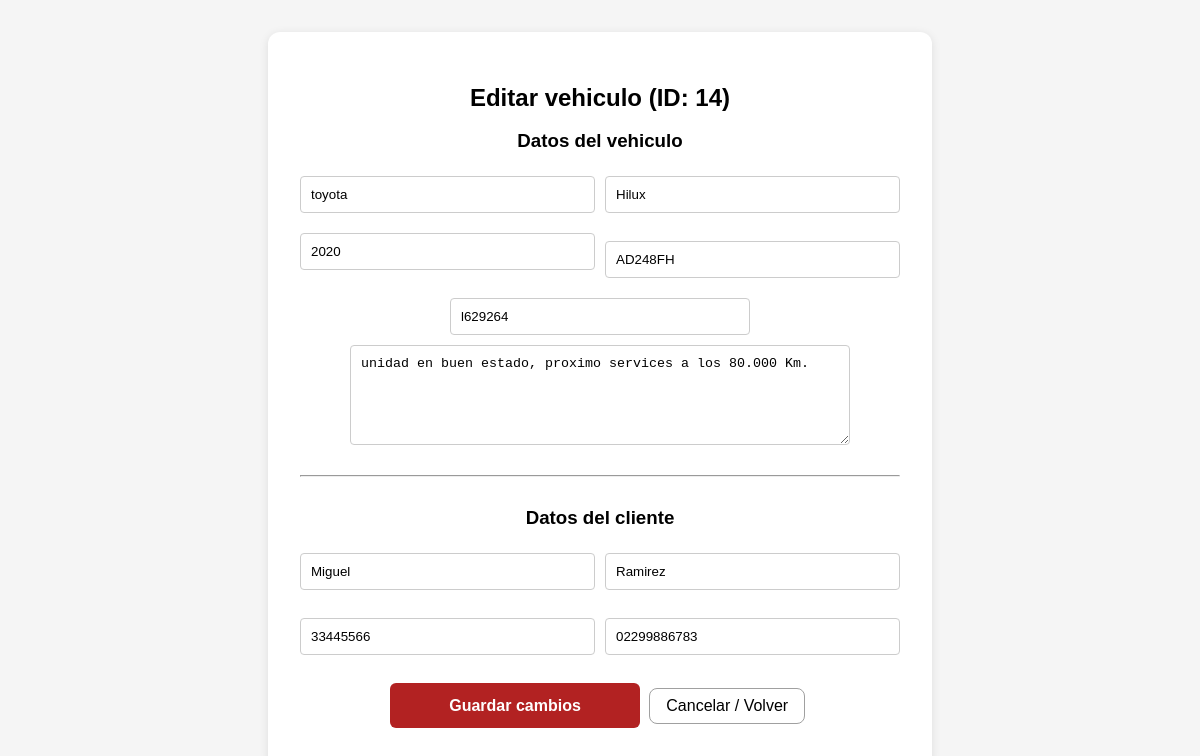
Screenshot of /vehiculos/editar_vehiculo.php?id=14 (signed in) with the database file from the repository.
### tables this page shows
CREATE TABLE `vehiculos` (
  `id` int(11) NOT NULL,
  `marca` varchar(20) NOT NULL,
  `modelo` varchar(100) NOT NULL,
  `dominio` varchar(20) DEFAULT NULL,
  `anio` year(4) NOT NULL,
  `chasis` varchar(50) NOT NULL,
  `descripcion` text DEFAULT NULL,
  `cliente_id` int(11) DEFAULT NULL,
  `vendedor_id` int(11) NOT NULL
);

CREATE TABLE `clientes` (
  `id` int(11) NOT NULL,
  `dni` varchar(20) NOT NULL,
  `nombre` varchar(100) NOT NULL,
  `apellido` varchar(100) NOT NULL,
  `tel` varchar(30) DEFAULT NULL
);

### vehiculos/editar_vehiculo.php (the view, shortened to what this page needs)
<?php
require __DIR__ . '/../includes/db.php';
$id_vehiculo = $_GET['id'] ?? null;
$sql_select = "
    SELECT
        v.*,
        c.nombre AS cliente_nombre, c.apellido AS cliente_apellido, c.dni AS cliente_dni, c.tel AS cliente_tel, c.id AS cliente_id
    FROM vehiculos v
    JOIN clientes c ON v.cliente_id = c.id
    WHERE v.id = ?
";
$stmt = $conn->prepare($sql_select);
$stmt->execute([$id_vehiculo]);
$vehiculo_data = $stmt->fetch(PDO::FETCH_ASSOC);
?>
<!DOCTYPE html>
<html lang="es">
<head>
    <link rel="stylesheet" href="../css/style.css">
</head>
<body>
    <div class="container">
        <div class="card form-centered">
            <h2>Editar vehiculo (ID: <?= $id_vehiculo ?>)</h2>
            <form method="post" class="form">
                <h3>Datos del vehiculo</h3>
                <div class="form-group-inline">
                    <div class="form-half">
                        <input type="text" name="marca" placeholder="Marca" value="<?= htmlspecialchars($vehiculo_data['marca'] ?? '') ?>" required>
                    </div>
                    <div class="form-half">
                        <input type="text" name="modelo" placeholder="Modelo" value="<?= htmlspecialchars($vehiculo_data['modelo'] ?? '') ?>" required>
                    </div>
                </div>
                <div class="form-group-inline">
                    <div class="form-half">
                        <input type="number" name="anio" placeholder="Año" value="<?= htmlspecialchars($vehiculo_data['anio'] ?? '') ?>" required min="1900" max="<?= date('Y') + 1 ?>">
                    </div>
                    <div class="form-half">
                        <input type="text" name="dominio" placeholder="Dominio (Patente)" value="<?= htmlspecialchars($vehiculo_data['dominio'] ?? '') ?>" required>
                    </div>
                </div>
                <input type="text" name="chasis" placeholder="Numero de chasis (VIN)" value="<?= htmlspecialchars($vehiculo_data['chasis'] ?? '') ?>">
                <textarea name="descripcion" placeholder="Observaciones" rows="4"><?= htmlspecialchars($vehiculo_data['descripcion'] ?? '') ?></textarea>
                <hr style="margin: 30px 0;">
                <h3>Datos del cliente</h3>
                <div class="form-group-inline">
                    <div class="form-half">
                        <input type="text" name="cliente_nombre" placeholder="Nombre cliente" value="<?= htmlspecialchars($vehiculo_data['cliente_nombre'] ?? '') ?>" required>
                    </div>
                    <div class="form-half">
                        <input type="text" name="cliente_apellido" placeholder="Apellido cliente" value="<?= htmlspecialchars($vehiculo_data['cliente_apellido'] ?? '') ?>" required>
                    </div>
                </div>
                <div class="form-group-inline">
                    <div class="form-half">
                        <input type="text" name="cliente_dni" placeholder="DNI (obligatorio)" value="<?= htmlspecialchars($vehiculo_data['cliente_dni'] ?? '') ?>" required>
                    </div>
                    <div class="form-half">
                        <input type="text" name="cliente_tel" placeholder="Telefono" value="<?= htmlspecialchars($vehiculo_data['cliente_tel'] ?? '') ?>">
                    </div>
                </div>
                <button type="submit" class="btn primary">Guardar cambios</button>
                <a href="../index.php" class="btn link">Cancelar / Volver</a>
            </form>
        </div>
    </div>
</body>
</html>

### css/style.css (style rules this page uses)
body { font-family: Arial, sans-serif; background-color: #f5f5f5; margin: 0; padding: 0; }
.container { display: flex; justify-content: center; align-items: center; min-height: 100vh; }
.card { background: #fff; padding: 2rem; border-radius: 12px; box-shadow: 0 2px 10px rgba(0,0,0,0.1); max-width: 900px; width: 100%; }
h2, h3 { color: #000000; margin-bottom: 1rem; text-align: center; }
.form input[type="text"], .form input[type="password"], .form select { max-width: 300px; margin: 0.5rem auto; display: block; padding: 0.6rem; border: 1px solid #a0a0a0; border-radius: 8px; }
.form textarea { width: 100%; max-width: 500px; height: 100px; margin: 0.5rem auto; display: block; padding: 0.6rem; border: 1px solid #a0a0a0; border-radius: 8px; }
.form-centered { max-width: 500px; margin: 0 auto; text-align: center; }
.btn { border-radius: 8px; text-decoration: none; text-align: center; cursor: pointer; padding: 0.5rem 1rem; margin: 0.3rem; display: inline-block; }
.btn.primary { background: #b22222; color: #fff; display: inline-block; width: 100%; max-width: 250px; margin: 0.5rem auto; text-align: center; height: 45px; line-height: 45px; padding: 0; border-radius: 6px; font-size: 1rem; font-weight: bold; border: #000; cursor: pointer; }
.btn.link { background: none; color: #000; border: 1px solid #a0a0a0; }
.btn.primary { background: #b22222; color: #fff; display: inline-block; min-width: 160px; margin: 0.5rem auto; }

### vehiculos/editar_vehiculo.php (style rules this page uses)
.form-group-inline { display: flex; gap: 10px; margin-bottom: 10px; }
.form-half { flex: 1; min-width: 0; }
.form-half input, .form-half textarea, .form input:not([type="submit"]):not([type="button"]), .form textarea { width: 100%; box-sizing: border-box; padding: 10px; margin-bottom: 10px; border: 1px solid #ccc; border-radius: 4px; }
.form-centered { max-width: 600px; margin: 0 auto; }

### rows the page displays
vehiculos: marca "toyota", modelo "Hilux", anio "2020", dominio "AD248FH", chasis "l629264", descripcion "unidad en buen estado, proximo services a los 80.000 Km.", cliente_nombre "Miguel", cliente_apellido "Ramirez", cliente_dni "33445566", cliente_tel "02299886783"

### other values shown
$id_vehiculo "14"
